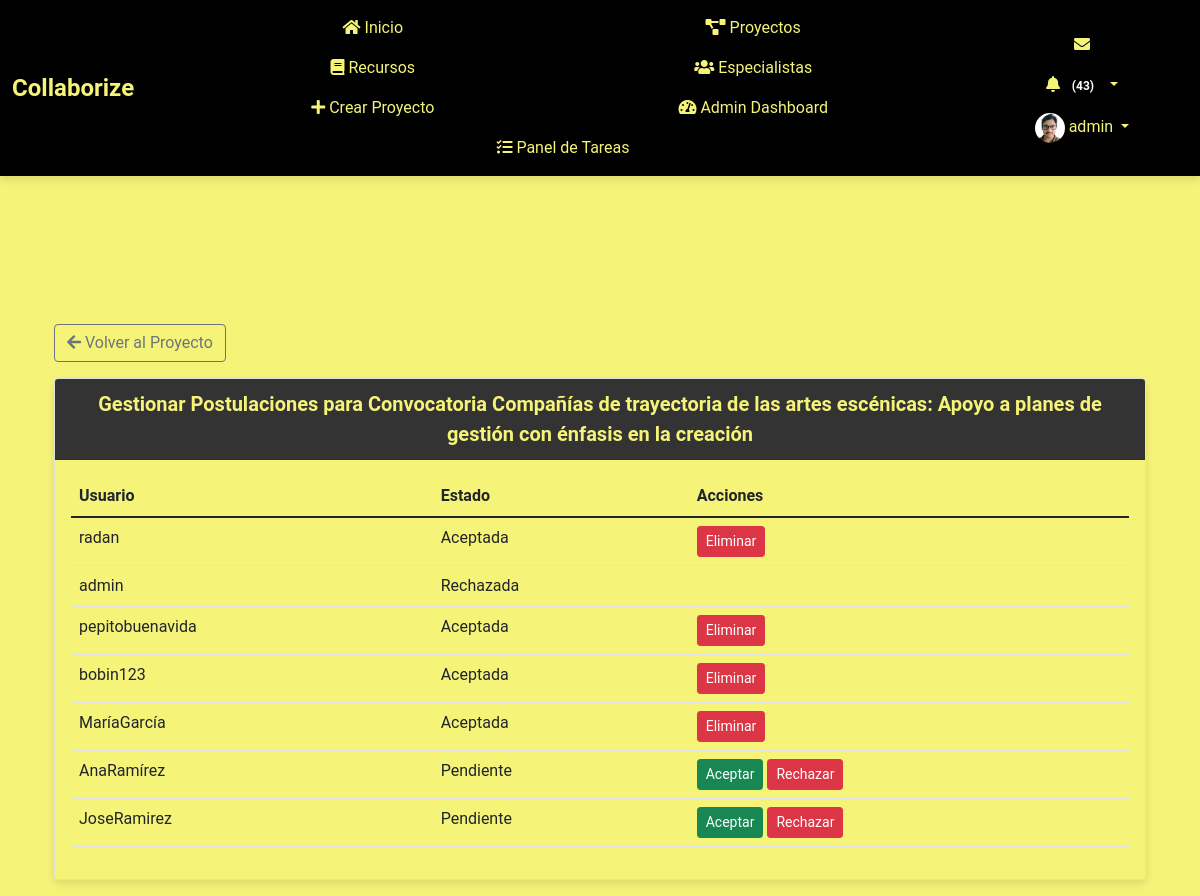
The page /proyecto/3/gestionar_postulaciones/ (signed in) on the database as committed earlier.
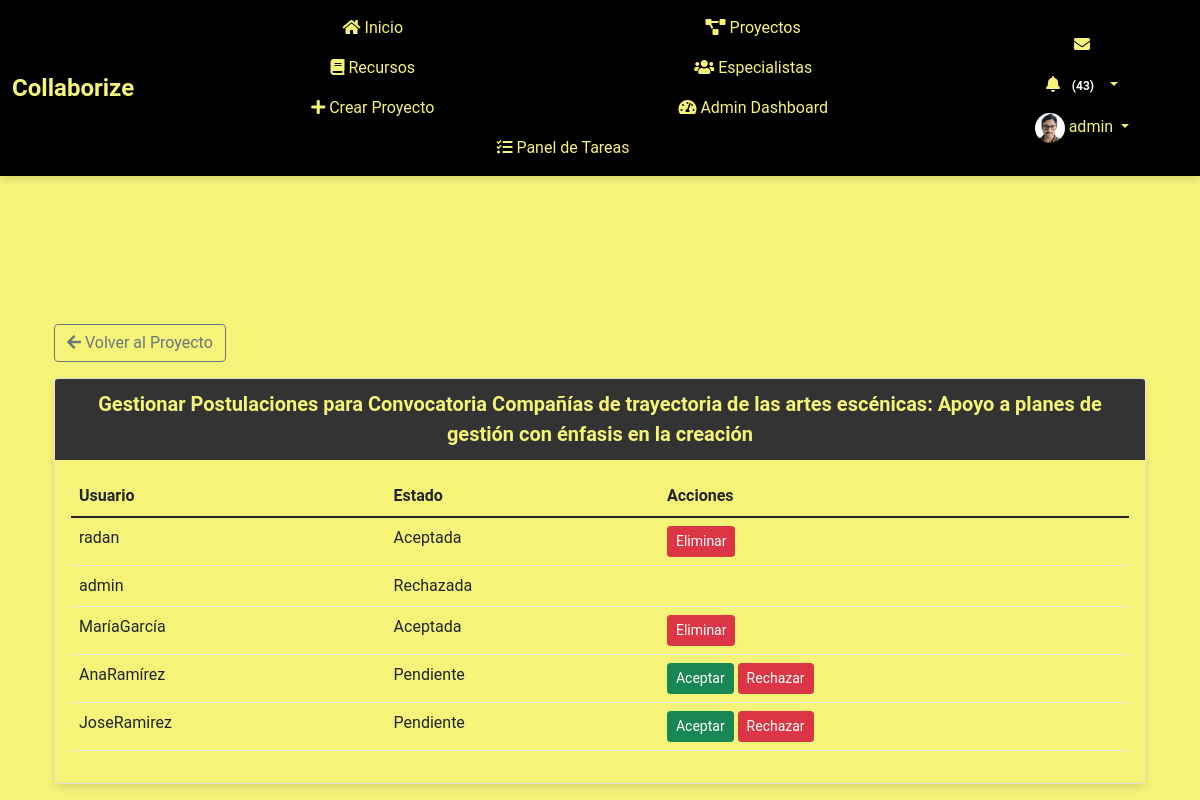
The same page on the database as committed later.
### myapp/models.py (models this page shows, shortened)
class Postulacion(models.Model):
    ESTADO_CHOICES = [
        ('pendiente', 'Pendiente'),
        ('aceptada', 'Aceptada'),
        ('rechazada', 'Rechazada'),
    ]
    proyecto = models.ForeignKey(Proyecto, on_delete=models.CASCADE)
    usuario = models.ForeignKey(User, on_delete=models.CASCADE)
    estado = models.CharField(max_length=10, choices=ESTADO_CHOICES, default='pendiente')
    fecha_postulacion = models.DateTimeField(auto_now_add=True)
    class Meta:
        unique_together = ('proyecto', 'usuario')

### myapp/views.py (the view, shortened to what this page needs)
# urls.py: path('proyecto/<int:proyecto_id>/gestionar_postulaciones/', views.gestionar_postulaciones, name='gestionar_postulaciones'),
@login_required
@permission_required('myapp.change_proyecto', raise_exception=True)
def gestionar_postulaciones(request, proyecto_id):
    proyecto = get_object_or_404(Proyecto, id=proyecto_id)
    postulaciones = proyecto.postulacion_set.all()
    return render(request, 'myapp/gestionar_postulaciones.html', {
        'proyecto': proyecto,
        'postulaciones': postulaciones,
    })

### myapp/templates/myapp/gestionar_postulaciones.html (shortened to what this page needs)
{% extends "myapp/base.html" %}
{% load static %}
{% block extra_css %}
<link rel="stylesheet" href="{% static 'myapp/css/proyecto_detalle.css' %}">
{% endblock %}
{% block content %}
<div class="container mt-5">
    <div class="mb-3">
        <a href="{% url 'proyecto_detalle' proyecto.id %}" class="btn btn-outline-secondary">
            <i class="fas fa-arrow-left"></i> Volver al Proyecto
        </a>
    </div>
    <div class="card mb-3">
        <div class="card-header">
            Gestionar Postulaciones para {{ proyecto.nombre }}
        </div>
        <div class="card-body">
            <table class="table table-hover">
                <thead>
                    <tr>
                        <th scope="col">Usuario</th>
                        <th scope="col">Estado</th>
                        <th scope="col">Acciones</th>
                    </tr>
                </thead>
                <tbody>
                    {% for postulacion in postulaciones %}
                    <tr>
                        <td>{{ postulacion.usuario.username }}</td>
                        <td>{{ postulacion.get_estado_display }}</td>
                        <td>
                            {% if postulacion.estado == 'pendiente' %}
                            <form method="post" class="d-inline">
                                <button type="submit" class="btn btn-success btn-sm">Aceptar</button>
                            </form>
                            <form method="post" class="d-inline">
                                <button type="submit" class="btn btn-danger btn-sm">Rechazar</button>
                            </form>
                            {% elif postulacion.estado == 'aceptada' %}
                            <form method="post" class="d-inline">
                                <button type="submit" class="btn btn-danger btn-sm">Eliminar</button>
                            </form>
                            {% endif %}
                        </td>
                    </tr>
                    {% endfor %}
                </tbody>
            </table>
        </div>
    </div>
</div>
{% endblock %}

Rows that differ between the two databases and show on the page:
removed Postulacion: usuario.username "pepitobuenavida", estado "Aceptada"
removed Postulacion: usuario.username "bobin123", estado "Aceptada"
